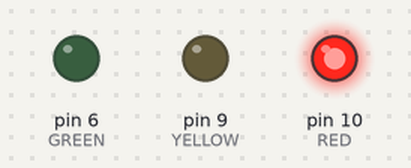
Simulated run of this sketch. Board: Arduino Uno, built with avr-gcc and run on an emulated ATmega328P. Parts: output pins drawn as LEDs (lit = HIGH).

Above: at 0.1 s.
At 1.1 s:
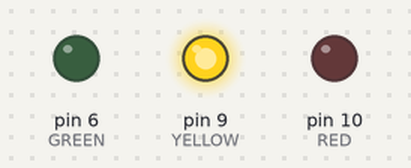
At 2.1 s:
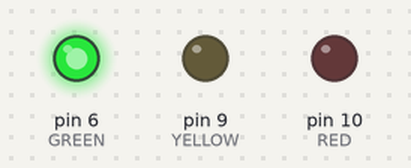
At 10.9 s:
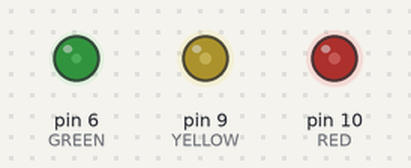
Timing chart, 0 to 12.4 s (numbered marks = the images above):
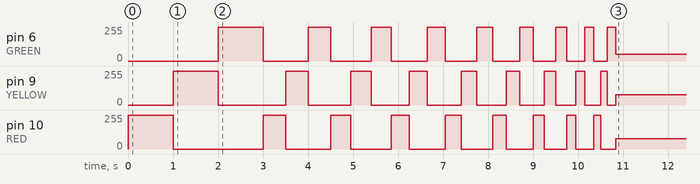

Measured:
- by itself, pin 6 (GREEN): 0/255 → 255/255 at 2.0 s, → 0/255 1.0 s later, → 255/255 1.0 s later, → 0/255 0.50 s later, … (18 changes in this stretch)
- by itself, pin 9 (YELLOW): 0/255 → 255/255 at 1.0 s, → 0/255 1.0 s later, → 255/255 1.5 s later, → 0/255 0.50 s later, … (19 changes in this stretch)
- by itself, pin 10 (RED): 0/255 → 255/255 at 0.00 s, → 0/255 1.0 s later, → 255/255 2.0 s later, → 0/255 0.50 s later, … (19 changes in this stretch)

The sketch:

Blinker_with_reducing_delay.ino
```cpp
int DELAY = 1000; // Initail delay
int RESET = DELAY; // Variable to reset to default delay
int DECREMENT = 500; // value to be decresed each time


int n = 0;

int RED = 10; // PINOUT for RED LED
int YELLOW = 9; // PINOUT for YELLOW LED
int GREEN = 6; // PINOUT for GREEN LED

void setup() {
  // put your setup code here, to run once:
  pinMode(RED,OUTPUT);
  pinMode(YELLOW,OUTPUT);
  pinMode(GREEN,OUTPUT);
}

void loop() {
  // put your main code here, to run repeatedly:
/*
  if (n >=DECREMENT*0.1){
    DELAY = RESET;
    n = 0;
  }
  */
  if (DELAY <=100 ){
    DELAY = 0;
    n++;
  }
  else if (DELAY <= DECREMENT){
    DELAY = DECREMENT;
    DECREMENT = DECREMENT*0.1;
  }
  digitalWrite(RED,1);
  delay(DELAY);

  digitalWrite(YELLOW,1);
  digitalWrite(RED,0);
  delay(DELAY);

  digitalWrite(YELLOW,0);
  digitalWrite(GREEN,1);
  delay(DELAY);
  digitalWrite(GREEN,0);

  DELAY -= DECREMENT;


}
```
